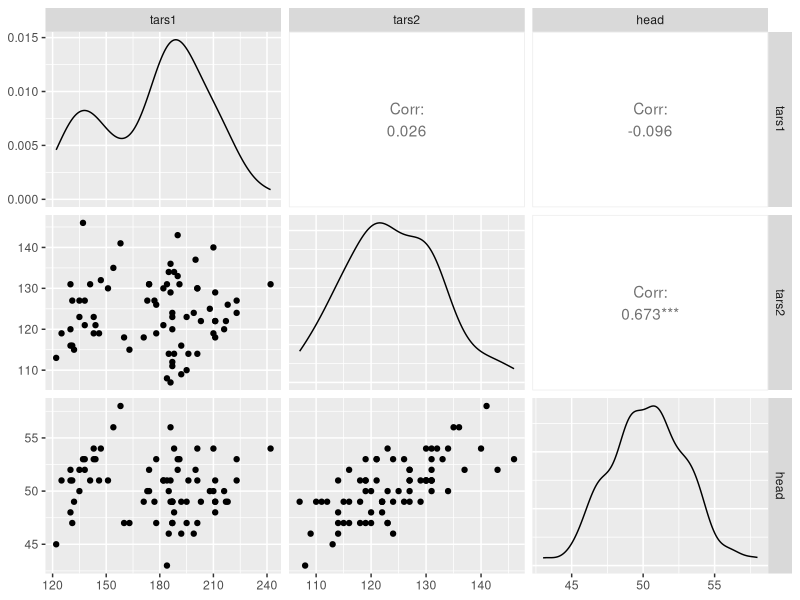
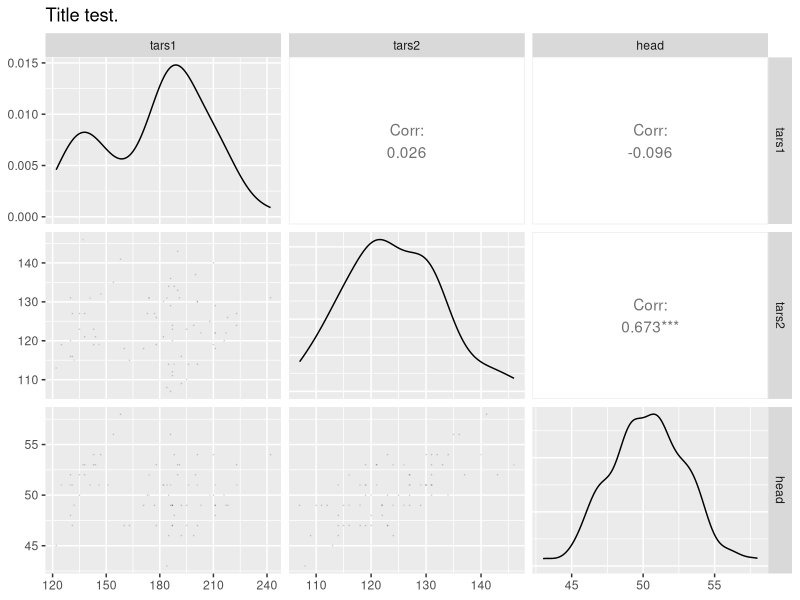

Write the R code that produced these figures, in order.

library(ggplot2)
library(GGally)


data(flea)
ggpairs(flea, columns = 2:4)


fig<-ggpairs(flea, columns = 2:4,
        lower=list(continuous=wrap("points",alpha=0.1,size=0.001)),
        title="Title test.")


ggsave("test.eps",fig,device=cairo_ps,
       path="C:/Users/atiro/GitHub/MRI_Analysis/Practices",dpi=300,height=10,width=10,limitsize=F)